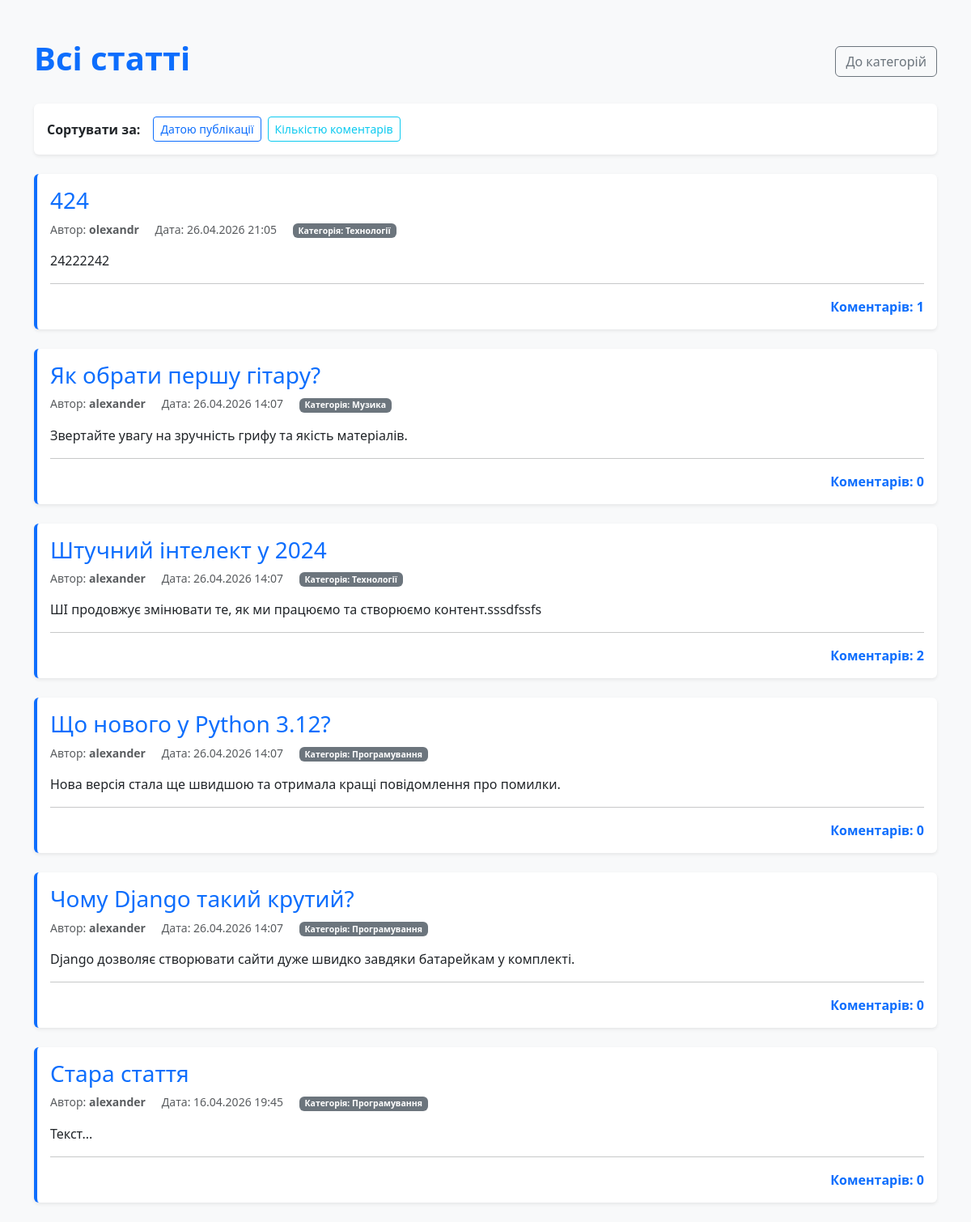
The app's page /articles/ with its own data.
### blog/models.py (models this page shows, shortened)
class Article(models.Model):
    title = models.CharField(max_length=200, verbose_name="Заголовок")
    text = models.TextField(verbose_name="Текст")
    pub_date = models.DateTimeField(auto_now_add=True, verbose_name="Дата публікації")
    category = models.ForeignKey(Category, on_delete=models.CASCADE, related_name='articles')
    author = models.ForeignKey(User, on_delete=models.CASCADE, verbose_name="Автор")

class Category(models.Model):
    name = models.CharField(max_length=100, verbose_name="Назва категорії")
    description = models.TextField(blank=True, verbose_name="Опис")

### blog/views.py (the view)
# urls.py: path('articles/', views.article_list, name='article_list'),
def article_list(request):
    sort_by = request.GET.get('sort', 'date')
    if sort_by == 'comments':
        articles = Article.objects.annotate(comm_count=Count('comments')).order_by('-comm_count')
    else:
        articles = Article.objects.order_by('-pub_date')
    return render(request, 'blog/article_list.html', {'articles': articles})

### blog/templates/blog/article_list.html (shortened to what this page needs)
<!DOCTYPE html>
<html lang="uk">
<head>
    <link href="https://cdn.jsdelivr.net/npm/bootstrap@5.3.0/dist/css/bootstrap.min.css" rel="stylesheet">
</head>
<body class="bg-light">
    <div class="container mt-5">
        <div class="d-flex justify-content-between align-items-center mb-4">
            <h1 class="text-primary fw-bold">Всі статті</h1>
            <div>
                <a href="{% url 'category_list' %}" class="btn btn-outline-secondary">До категорій</a>
            </div>
        </div>
        <div class="card shadow-sm border-0 mb-4 bg-white">
            <div class="card-body d-flex align-items-center">
                <strong class="me-3">Сортувати за:</strong>
                <a href="?sort=date" class="btn btn-sm btn-outline-primary me-2">Датою публікації</a>
                <a href="?sort=comments" class="btn btn-sm btn-outline-info">Кількістю коментарів</a>
            </div>
        </div>
        <div class="row">
            {% for article in articles %}
            <div class="col-12 mb-4">
                <div class="card shadow-sm border-0 border-start border-primary border-4">
                    <div class="card-body">
                        <h3 class="card-title">
                            <a href="{% url 'article_detail' article.pk %}" class="text-decoration-none">{{ article.title }}</a>
                        </h3>
                        <div class="text-muted small mb-3">
                            <span class="me-3">Автор: <b>{{ article.author.username }}</b></span>
                            <span class="me-3">Дата: {{ article.pub_date|date:"d.m.Y H:i" }}</span>
                            <span class="badge bg-secondary">Категорія: {{ article.category.name }}</span>
                        </div>
                        <p class="card-text">{{ article.text|truncatewords:30 }}</p>
                        <hr>
                        <div class="d-flex justify-content-end">
                            <span class="text-primary fw-bold">Коментарів: {{ article.comm_count|default:article.comments.count }}</span>
                        </div>
                    </div>
                </div>
            </div>
            {% empty %}
            <div class="col-12"><p class="text-muted">Статей поки немає.</p></div>
            {% endfor %}
        </div>
    </div>
</body>
</html>

### records on screen
Article: title "424", author.username "olexandr", pub_date "26.04.2026 21:05", category.name "Технології", text "24222242", comm_count "1"
Article: title "Як обрати першу гітару?", author.username "alexander", pub_date "26.04.2026 14:07", category.name "Музика", text "Звертайте увагу на зручність грифу та якість матеріалів.", comm_count "0"
Article: title "Штучний інтелект у 2024", author.username "alexander", pub_date "26.04.2026 14:07", category.name "Технології", text "ШІ продовжує змінювати те, як ми працюємо та створюємо контент.sssdfssfs", comm_count "2"
Article: title "Що нового у Python 3.12?", author.username "alexander", pub_date "26.04.2026 14:07", category.name "Програмування", text "Нова версія стала ще швидшою та отримала кращі повідомлення про помилки.", comm_count "0"
Article: title "Чому Django такий крутий?", author.username "alexander", pub_date "26.04.2026 14:07", category.name "Програмування", text "Django дозволяє створювати сайти дуже швидко завдяки батарейкам у комплекті.", comm_count "0"
Article: title "Стара стаття", author.username "alexander", pub_date "16.04.2026 19:45", category.name "Програмування", text "Текст...", comm_count "0"
